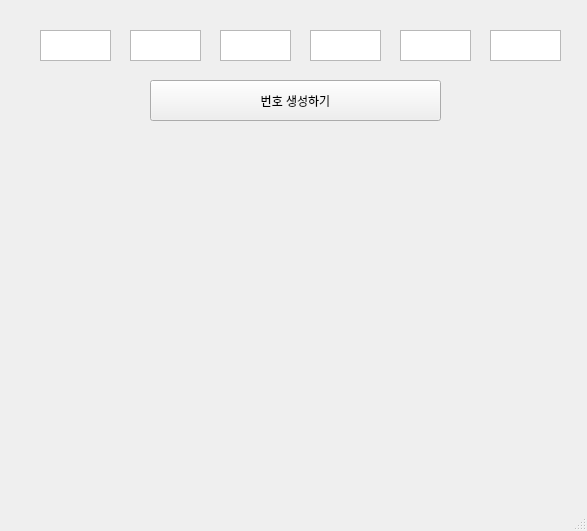
<?xml version="1.0" encoding="UTF-8"?>
<ui version="4.0">
 <class>MainWindow</class>
 <widget class="QMainWindow" name="MainWindow">
  <property name="enabled">
   <bool>true</bool>
  </property>
  <property name="geometry">
   <rect>
    <x>0</x>
    <y>0</y>
    <width>587</width>
    <height>531</height>
   </rect>
  </property>
  <property name="windowTitle">
   <string>MainWindow</string>
  </property>
  <widget class="QWidget" name="centralwidget">
   <widget class="QPushButton" name="pb">
    <property name="geometry">
     <rect>
      <x>150</x>
      <y>80</y>
      <width>291</width>
      <height>41</height>
     </rect>
    </property>
    <property name="text">
     <string>번호 생성하기</string>
    </property>
   </widget>
   <widget class="QTextEdit" name="te1">
    <property name="geometry">
     <rect>
      <x>40</x>
      <y>30</y>
      <width>71</width>
      <height>31</height>
     </rect>
    </property>
   </widget>
   <widget class="QTextEdit" name="te2">
    <property name="geometry">
     <rect>
      <x>130</x>
      <y>30</y>
      <width>71</width>
      <height>31</height>
     </rect>
    </property>
   </widget>
   <widget class="QTextEdit" name="te3">
    <property name="geometry">
     <rect>
      <x>220</x>
      <y>30</y>
      <width>71</width>
      <height>31</height>
     </rect>
    </property>
   </widget>
   <widget class="QTextEdit" name="te4">
    <property name="geometry">
     <rect>
      <x>310</x>
      <y>30</y>
      <width>71</width>
      <height>31</height>
     </rect>
    </property>
   </widget>
   <widget class="QTextEdit" name="te5">
    <property name="geometry">
     <rect>
      <x>400</x>
      <y>30</y>
      <width>71</width>
      <height>31</height>
     </rect>
    </property>
   </widget>
   <widget class="QTextEdit" name="te6">
    <property name="geometry">
     <rect>
      <x>490</x>
      <y>30</y>
      <width>71</width>
      <height>31</height>
     </rect>
    </property>
   </widget>
  </widget>
  <widget class="QMenuBar" name="menubar">
   <property name="geometry">
    <rect>
     <x>0</x>
     <y>0</y>
     <width>587</width>
     <height>21</height>
    </rect>
   </property>
  </widget>
  <widget class="QStatusBar" name="statusbar"/>
 </widget>
 <resources/>
 <connections/>
</ui>
